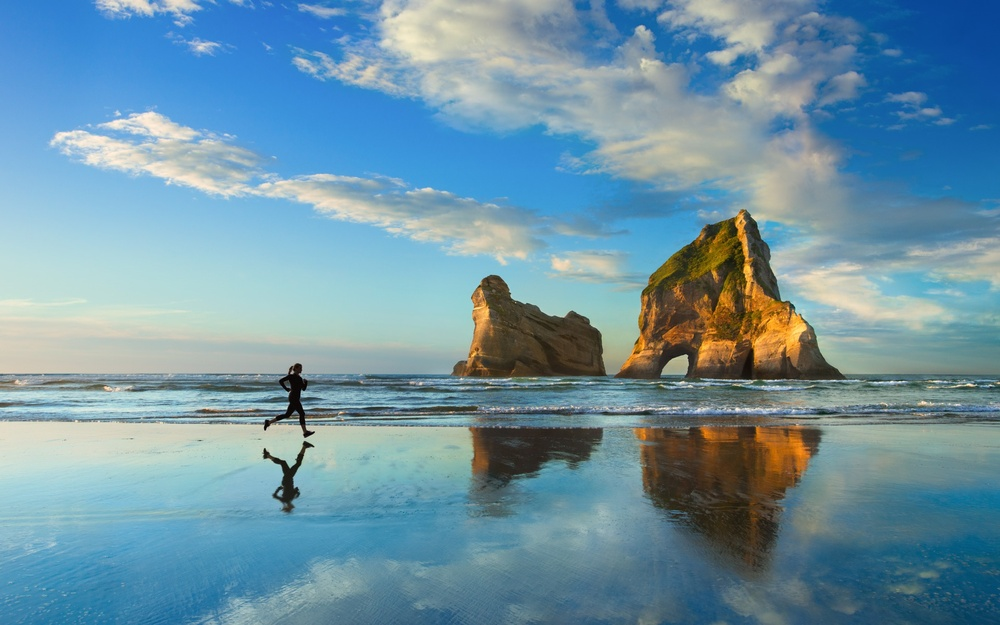
#> input picture img1.jpg, 1000 x 625 px, shrunk from 1920 x 1200 before the run
$ jupyter execute AnalyseHistogramsWithOpenCV.ipynb
#> lines starting #> are read from the running program, lines starting #| are printed output that depends on the picture; long printed decimals are rounded
# Plot histograms

[cell 1]
import numpy as np
import cv2 as cv
from matplotlib import pyplot as plt

img = cv.imread("img1.jpg")
#> img is the input picture: shape (625, 1000, 3); mean B, G, R 164.3, 148, 111.1
img_gray = cv.cvtColor(img,cv.COLOR_BGR2GRAY)
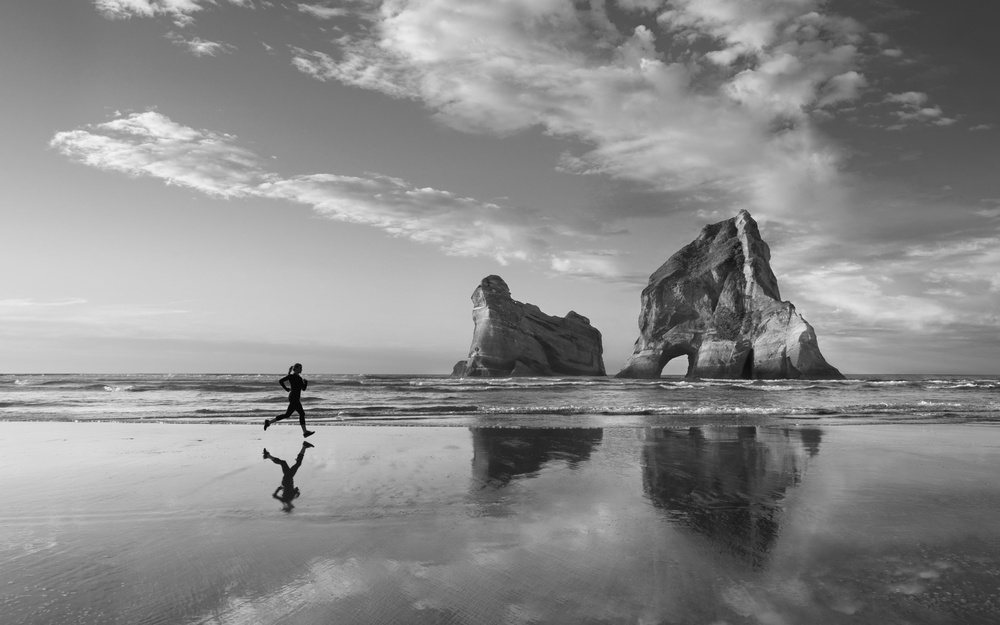
#> img_gray: shape (625, 1000); min 0, max 247, mean 138.8
img_equ = cv.equalizeHist(img_gray)
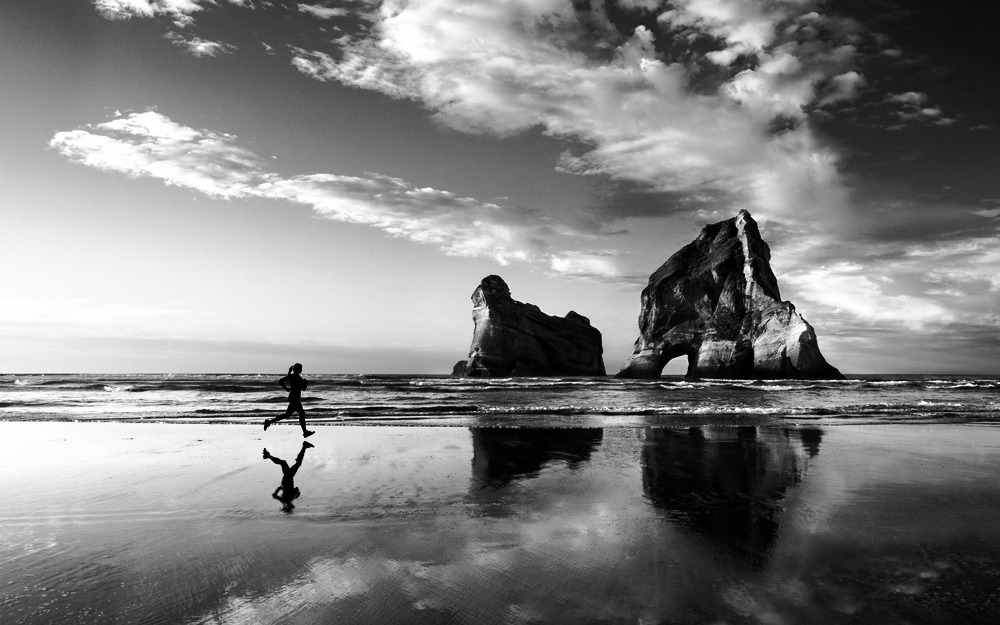
#> img_equ: shape (625, 1000); min 0, max 255, mean 128.3
hist_blue = cv.calcHist([img],[0],None,[256],[0,256]) #[0] for blue channel
#> hist_blue = 256 values, max 9859 at index 217, min 0 at index 250, mean 2441.4
hist_red = cv.calcHist([img],[1],None,[256],[0,256]) #[1] for green channel
#> hist_red = 256 values, max 6362 at index 142, min 0 at index 245, mean 2441.4
hist_green = cv.calcHist([img],[2],None,[256],[0,256]) #[2] for red channel
#> hist_green = 256 values, max 6287 at index 57, min 13 at index 1, mean 2441.4
hist_gray = cv.calcHist([img_gray],[0],None,[256],[0,256]) #[0] for grey image
#> hist_gray = 256 values, max 6552 at index 124, min 0 at index 245, mean 2441.4
hist_equ = cv.calcHist([img_equ],[0],None,[256],[0,256]) #[0] for grey image
#> hist_equ = 256 values, max 6552 at index 95, min 0 at index 25, mean 2441.4
plt.plot(hist_blue, color = "b")
plt.plot(hist_red, color = "r")
plt.plot(hist_green, color = "g")
plt.xlim([0,256])
plt.show()
#> figure, not shown here; curve peaks at x = 217, y = 9859; curve peaks at x = 142, y = 6362; curve peaks at x = 57, y = 6287

[cell 2]
plt.plot(hist_gray, color = "0.1")
plt.xlim([0,256])
plt.show()
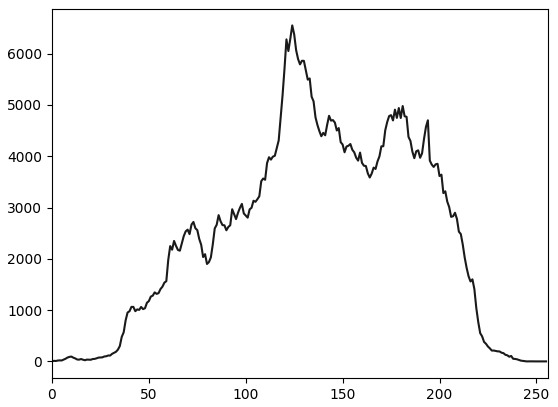
#> figure drawn by matplotlib, 1 panel; curve peaks at x = 124, y = 6552
plt.plot(hist_equ, color = "0.1")
plt.xlim([0,256])
plt.show()
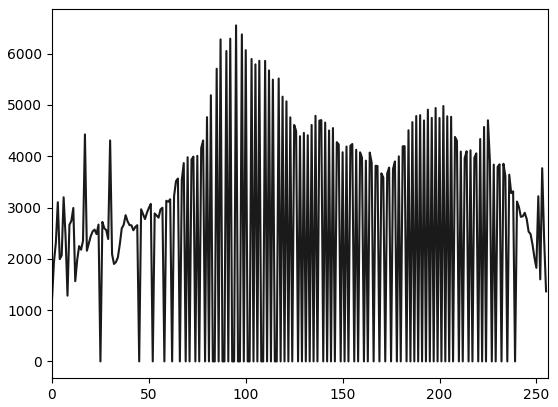
#> figure drawn by matplotlib, 1 panel; curve peaks at x = 95, y = 6552

[cell 3]
def getCumulativeDist(hist):
    c = [] #comulative distribution
    s = 0
    for i in range(0, len(hist)):
        s = s + hist[i]
        c.append(s)
#> this loop made 256 passes
#> s on passes 1 to 3: [1], [12], [20]
#> after the loop, c = 256 items, first 6: [1], [12], [20], [37], [57], [75]; s = [625000]
    return c

c = getCumulativeDist(hist_gray)
plt.plot(c, label = "cumulative distribution of gray image", color = "r")
plt.legend(loc="upper left")
plt.xlim([0, 256])
plt.show()
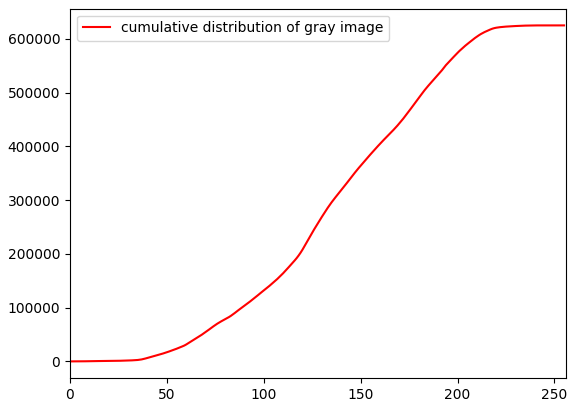
#> figure drawn by matplotlib, 1 panel; curve peaks at x = 247, y = 625000

# Histogram equalisation to improve quality of image

[cell 4]
img_euqualisation = np.hstack((img_gray, img_equ))
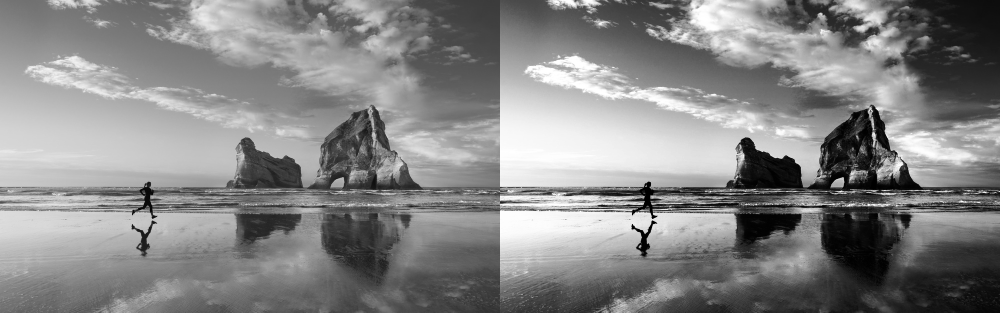
#> img_euqualisation: shape (625, 2000) (shown at 1/2 size); min 0, max 255, mean 133.6
c = getCumulativeDist(hist_equ)
#> the loop in getCumulativeDist (call 2), `for i in range(0, len(hist)):` made 256 passes
#> s on passes 1 to 3: [1206], [3139], [5458]
#> c = 256 items, first 6: [1206], [3139], [5458], [8562], [10556], [12623]
plt.plot(c, label = "cumulative distribution of equlized image", color = "r")
plt.legend(loc="upper left")
plt.xlim([0, 256])
plt.show()
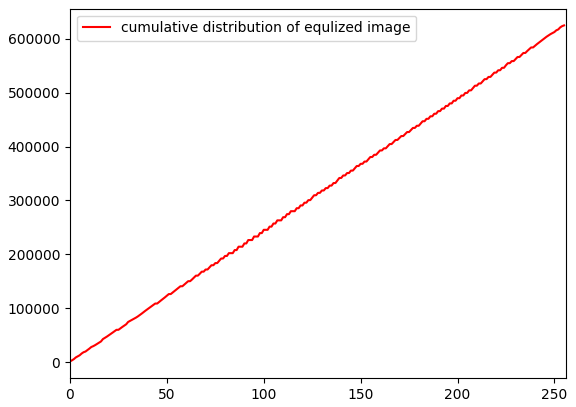
#> figure drawn by matplotlib, 1 panel; curve peaks at x = 255, y = 625000

img_equalisation = np.hstack((img_gray, img_equ))
plt.imshow(img_equalisation, "gray")

# Comparing images via computing the Kullback-Leilber divergence between their histograms

[cell 5]
import math

def compute_chi_squared(h1,h2):
    chi_squared = 0
    epsilon = 1e-10
    for i in range(0,len(h1)):
        chi_squared+=(h1[i]-h2[i])**2/(h1[i]+h2[i]+epsilon)
    return chi_squared

def compute_kl(h1,h2):
    h1 = normalize_array(h1)
    h2 = normalize_array(h2)

    kl = 0
    epsilon = 1e-10
    for i in range(0,len(h1)):
        kl+=h1[i]*math.log(epsilon+h1[i]/(h2[i]+epsilon))
    return kl

def normalize_array(a):
    sum = a.sum()
    norm_a = [norm_entry/sum for norm_entry in a]
    return norm_a

img2=cv.imread("img2.jpg")
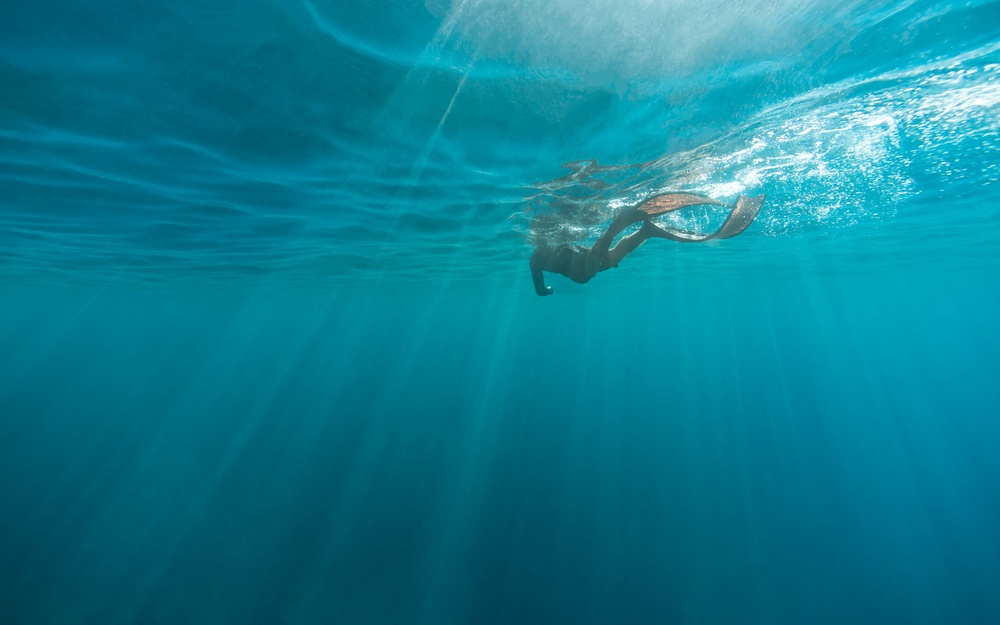
#> input picture img2.jpg, 1000 x 625 px, shrunk from 1920 x 1200 before the run
#> img2 is the input picture: shape (625, 1000, 3); mean B, G, R 145.5, 125.2, 13.6
img3=cv.imread("img3.jpg")
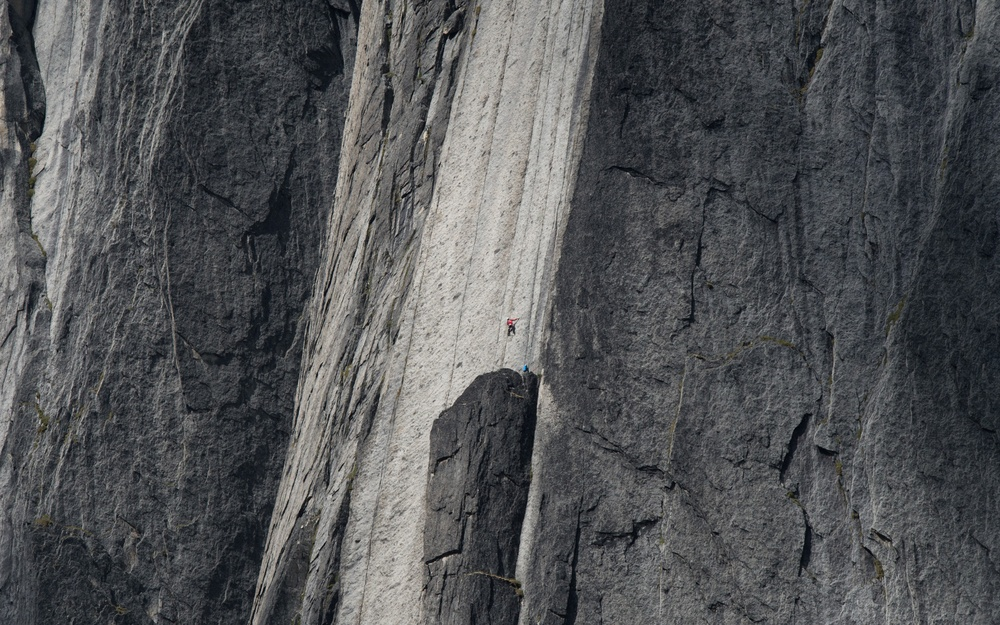
#> input picture img3.jpg, 1000 x 625 px, shrunk from 1920 x 1200 before the run
#> img3 is the input picture: shape (625, 1000, 3); mean B, G, R 85.4, 83.4, 81.9
img_gray2 = cv.cvtColor(img2,cv.COLOR_BGR2GRAY)
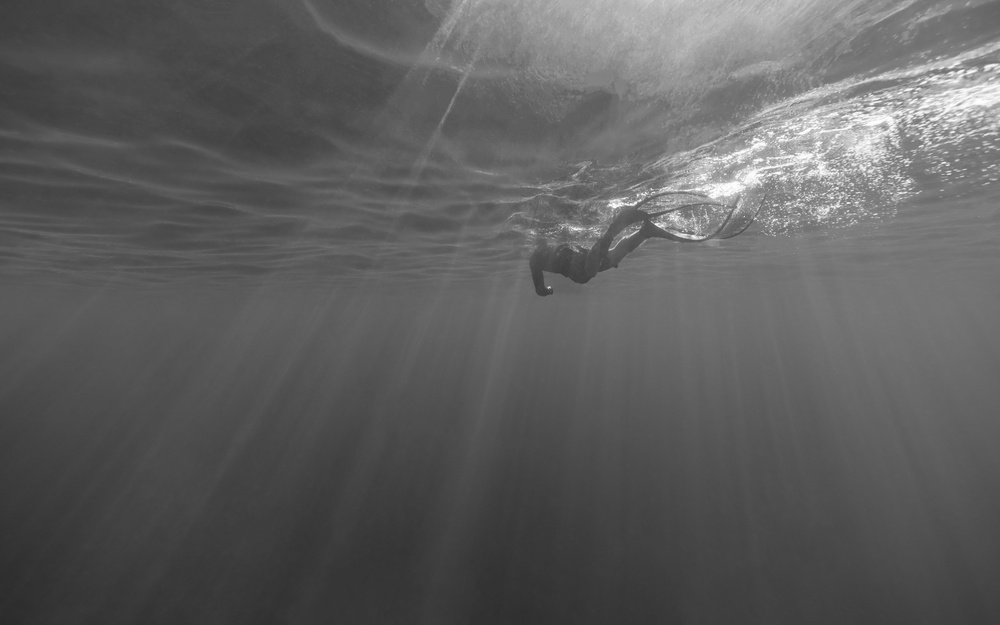
#> img_gray2: shape (625, 1000); min 42, max 255, mean 94.1
img_gray3 = cv.cvtColor(img3,cv.COLOR_BGR2GRAY)
h1 = hist_gray
#> h1 has the same summary as hist_gray
h2 = cv.calcHist([img_gray2],[0],None,[256],[0,256])  # (image, channel, mask, number_of_bins, interval)
#> h2 = 256 values, max 13109 at index 74, min 0 at index 0, mean 2441.4
h3 = cv.calcHist([img_gray3],[0],None,[256],[0,256])
#> h3 = 256 values, max 7943 at index 61, min 0 at index 0, mean 2441.4
print("Kullback Leibler divergence between histogram 1 and 2: ", compute_kl(h1,h2)+compute_kl(h2,h1))
#> in normalize_array, `sum = a.sum()`: sum = 625000
#> in normalize_array, `norm_a = [norm_entry/sum for norm_entry in a]`: norm_a = 256 items, first 6: [1.6e-06], [1.76e-05], [1.28e-05], [2.72e-05], [3.2e-05], [2.88e-05]
#> in compute_kl, `h1 = normalize_array(h1)`: h1 has the same summary as norm_a in normalize_array
#> in compute_kl, `h2 = normalize_array(h2)`: h2 = 256 items, first 6: [0], [0], [0], [0], [0], [0]
#> the loop in compute_kl, `for i in range(0,len(h1)):` made 256 passes
#> kl on passes 1 to 3: [1.55e-05], [0.000228], [0.000379]
#> after the loop in compute_kl, `for i in range(0,len(h1)):`: kl = [1.05]
#> the loop in compute_kl (call 2), `for i in range(0,len(h1)):` made 256 passes
#| Kullback Leibler divergence between histogram 1 and 2:  [1.833]
print("Kullback Leibler divergence between histogram 1 and 3: ", compute_kl(h1,h3)+compute_kl(h3,h1))
#| Kullback Leibler divergence between histogram 1 and 3:  [1.772]
print("Kullback Leibler divergence between histogram 2 and 3: ", compute_kl(h2,h3)+compute_kl(h3,h2))
#| Kullback Leibler divergence between histogram 2 and 3:  [3.119]
print("Chi squared between histogram 1 and 2: ", compute_chi_squared(h1,h2))
#> the loop in compute_chi_squared, `for i in range(0,len(h1)):` made 256 passes
#> after the loop in compute_chi_squared, `for i in range(0,len(h1)):`: chi_squared = [422067.5]
#| Chi squared between histogram 1 and 2:  [422067.53]
print("Chi squared between histogram 1 and 3: ", compute_chi_squared(h1,h3))
#> the loop in compute_chi_squared (call 2), `for i in range(0,len(h1)):` made 256 passes
#> chi_squared on passes 1 to 3: [1], [3.25], [4.58]
#| Chi squared between histogram 1 and 3:  [397749.9]
print("Chi squared between histogram 2 and 3: ", compute_chi_squared(h2,h3))
#| Chi squared between histogram 2 and 3:  [217202.9]
